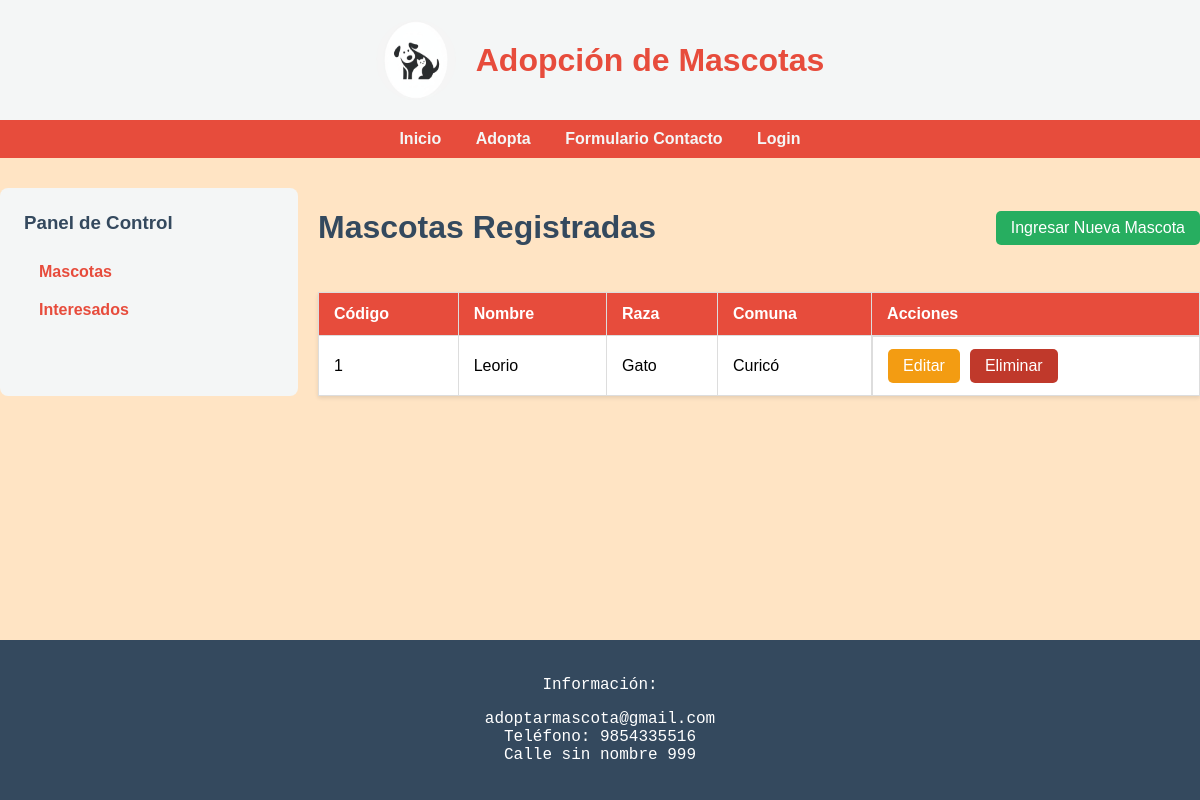
Page /dashboard/mascotas/ (signed in) on the earlier database version.
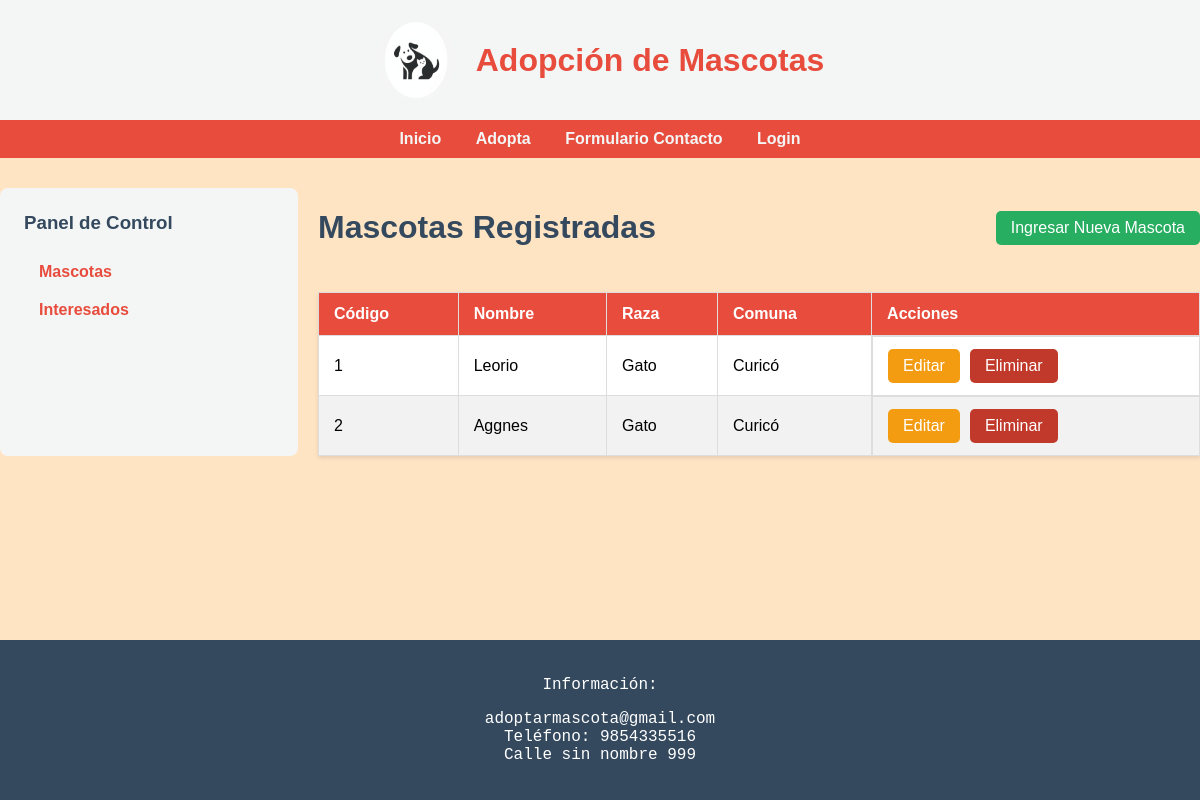
Same page on the later database version.
### adopta/models.py (models this page shows, shortened)
class Mascota(models.Model):
    codigo = models.AutoField(primary_key=True)
    nombre = models.CharField(max_length=100)
    raza = models.CharField(max_length=100)
    peso = models.DecimalField(max_digits=5, decimal_places=2, help_text="Peso en kg")
    estatura = models.DecimalField(max_digits=5, decimal_places=2, help_text="Estatura en cm")
    descripcion = models.TextField()
    region = models.CharField(max_length=100)
    comuna = models.CharField(max_length=100)

### adopta/views.py (the view)
# urls.py: path('dashboard/mascotas/', views.mascotas_list_view, name='mascotas_list'),
@login_required
def mascotas_list_view(request):
    mascotas = Mascota.objects.all()
    return render(request, 'adopta/dashboard/mascotas_list.html', {'mascotas': mascotas})

### templates/adopta/dashboard/mascotas_list.html (shortened to what this page needs)
{% extends 'adopta/dashboard/dashboard_base.html' %}
{% block dashboard_content %}
    <div class="header-table">
        <h1>Mascotas Registradas</h1>
        <a href="{% url 'mascotas_create' %}" class="btn-primary">Ingresar Nueva Mascota</a>
    </div>
    <table class="dashboard-table">
        <thead>
            <tr>
                <th>Código</th>
                <th>Nombre</th>
                <th>Raza</th>
                <th>Comuna</th>
                <th>Acciones</th>
            </tr>
        </thead>
        <tbody>
            {% for mascota in mascotas %}
            <tr>
                <td>{{ mascota.codigo }}</td>
                <td>{{ mascota.nombre }}</td>
                <td>{{ mascota.raza }}</td>
                <td>{{ mascota.comuna }}</td>
                <td class="acciones">
                    <a href="{% url 'mascotas_update' mascota.pk %}" class="btn-secondary">Editar</a>
                    <a href="{% url 'mascotas_delete' mascota.pk %}" class="btn-danger">Eliminar</a>
                </td>
            </tr>
            {% endfor %}
        </tbody>
    </table>
{% endblock %}

Differences in the rows shown:
added Mascota: codigo "2", nombre "Aggnes", raza "Gato", comuna "Curicó"
